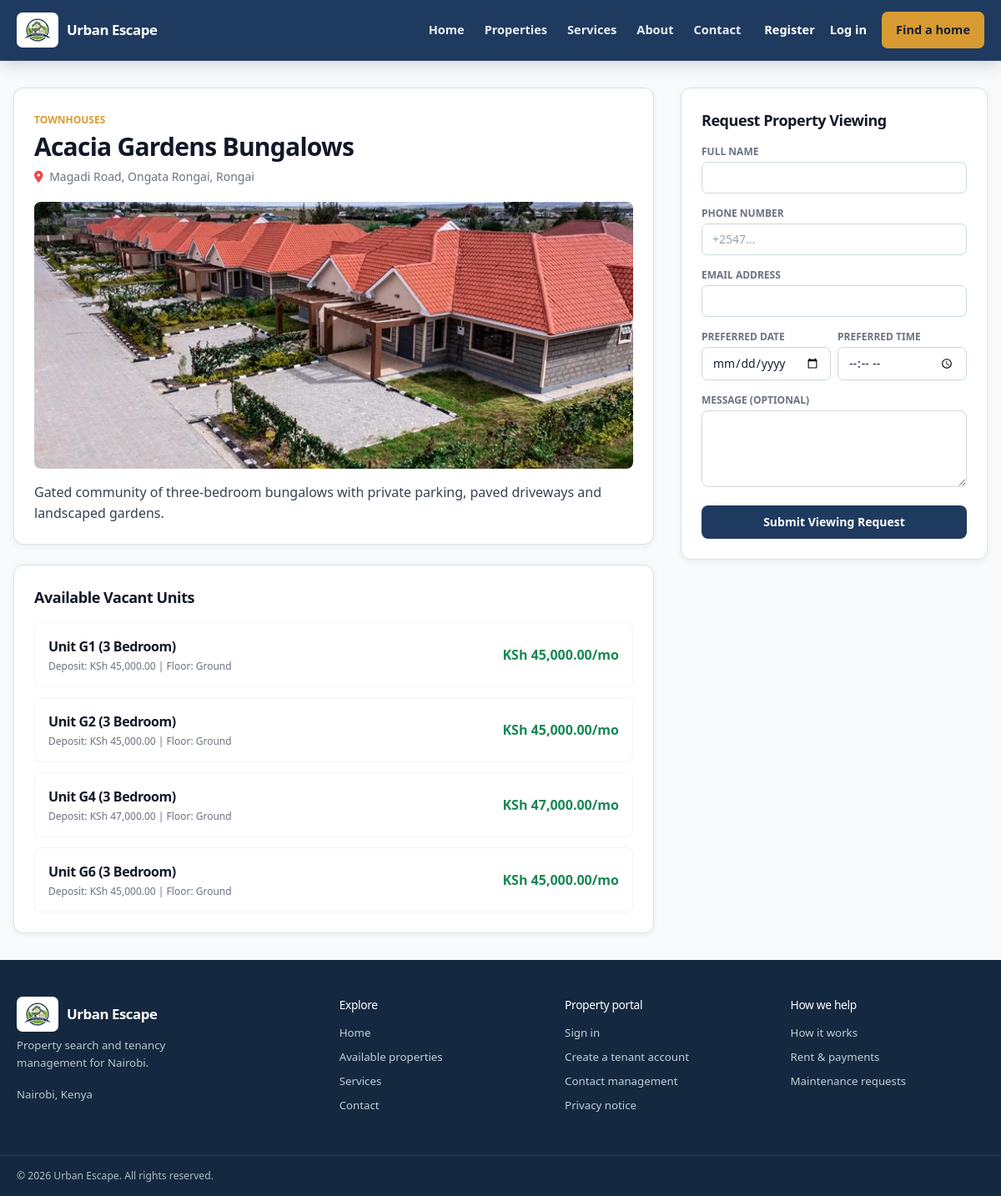
/public/property-details.php?id=3, run on the app's committed database.
### tables this page shows
CREATE TABLE IF NOT EXISTS properties (
    id INT AUTO_INCREMENT PRIMARY KEY,
    landlord_id INT NOT NULL,
    caretaker_id INT NULL,  
    name VARCHAR(150) NOT NULL,
    property_type ENUM('Apartment', 'Flats', 'Bedsitters', 'Maisonettes', 'Townhouses', 'Commercial', 'Student Housing', 'Mixed Use', 'Single Family', 'Other') NOT NULL,
    description TEXT,
    location_id INT NOT NULL,
    physical_address VARCHAR(255) NOT NULL,
    latitude DECIMAL(10, 8) NULL,
    longitude DECIMAL(11, 8) NULL,
    number_of_units INT NOT NULL DEFAULT 0,
    year_built YEAR NULL,
    amenities TEXT,
    status ENUM('Active', 'Under Maintenance', 'Archived') DEFAULT 'Active',
    property_image VARCHAR(255) NULL,
    created_at TIMESTAMP DEFAULT CURRENT_TIMESTAMP,
    updated_at TIMESTAMP DEFAULT CURRENT_TIMESTAMP ON UPDATE CURRENT_TIMESTAMP,
    FOREIGN KEY (landlord_id) REFERENCES landlords(id) ON DELETE RESTRICT,
    FOREIGN KEY (location_id) REFERENCES locations(id) ON DELETE RESTRICT,
    CONSTRAINT fk_properties_caretaker FOREIGN KEY (caretaker_id) REFERENCES users(id) ON DELETE SET NULL
);

CREATE TABLE IF NOT EXISTS locations (
    id INT AUTO_INCREMENT PRIMARY KEY,
    county VARCHAR(100) DEFAULT 'Nairobi',
    sub_county VARCHAR(100) NOT NULL,
    estate VARCHAR(100) NOT NULL,
    created_at TIMESTAMP DEFAULT CURRENT_TIMESTAMP
);

CREATE TABLE IF NOT EXISTS units (
    id INT AUTO_INCREMENT PRIMARY KEY,
    property_id INT NOT NULL,
    unit_number VARCHAR(50) NOT NULL,
    floor VARCHAR(20) DEFAULT 'Ground',
    house_type ENUM('Bedsitter', 'Studio', '1 Bedroom', '2 Bedroom', '3 Bedroom', '4 Bedroom', 'Maisonette', 'Shop', 'Office', 'Other') NOT NULL,
    bedrooms INT DEFAULT 1,
    bathrooms INT DEFAULT 1,
    monthly_rent DECIMAL(12, 2) NOT NULL,
    deposit DECIMAL(12, 2) NOT NULL,
    service_charge DECIMAL(12, 2) DEFAULT 0.00,
    water_billing_method ENUM('Meter Reading', 'Fixed Rate', 'Per Unit', 'Shared') DEFAULT 'Meter Reading',
    electricity_billing_method ENUM('Prepaid', 'Postpaid Sub-Meter', 'Fixed') DEFAULT 'Prepaid',
    status ENUM('Vacant', 'Occupied', 'Reserved', 'Under Maintenance', 'Unavailable') DEFAULT 'Vacant',
    description TEXT,
    created_at TIMESTAMP DEFAULT CURRENT_TIMESTAMP,
    FOREIGN KEY (property_id) REFERENCES properties(id) ON DELETE CASCADE,
    UNIQUE KEY unique_property_unit (property_id, unit_number)
);

### includes/functions.php (called while the page is built, shortened)
<?php
function e($string) {
    return htmlspecialchars($string ?? '', ENT_QUOTES, 'UTF-8');
}
function format_currency($amount) {
    return 'KSh ' . number_format((float)($amount ?? 0), 2, '.', ',');
}

### public/property-details.php (the view, shortened to what this page needs)
<?php
require_once __DIR__ . '/../includes/functions.php';
$db = db();
$property_id = filter_var($_GET['id'] ?? 0, FILTER_VALIDATE_INT, ['options' => ['min_range' => 1]]) ?: 0;
$stmt = $db->prepare("SELECT p.*, l.estate, l.sub_county FROM properties p JOIN locations l ON p.location_id = l.id WHERE p.id = ? AND p.status = 'Active'");
$stmt->execute([$property_id]);
$property = $stmt->fetch();
$units_stmt = $db->prepare("SELECT * FROM units WHERE property_id = ? AND status = 'Vacant'");
$units_stmt->execute([$property_id]);
$units = $units_stmt->fetchAll();
include __DIR__ . '/../includes/header.php';
include __DIR__ . '/../includes/navbar.php';
?>
<div class="flex-1 flex flex-col bg-gray-50">
    <div class="max-w-7xl mx-auto px-4 py-8 w-full grid grid-cols-1 lg:grid-cols-3 gap-8">
        <div class="lg:col-span-2 space-y-6">
            <div class="bg-white p-6 rounded-xl border border-gray-100 shadow-sm">
                <span class="text-xs font-semibold text-accent uppercase"><?php echo e($property['property_type']); ?></span>
                <h1 class="text-3xl font-bold text-gray-900 mt-1"><?php echo e($property['name']); ?></h1>
                <p class="text-sm text-gray-500 mt-2"><i class="fa-solid fa-location-dot mr-1 text-red-500"></i> <?php echo e($property['physical_address'] . ', ' . $property['estate']); ?></p>
                <?php $imagePath = trim((string)($property['property_image'] ?? ''), '/'); $imageFile = $imagePath !== '' ? dirname(__DIR__) . '/' . $imagePath : ''; ?>
                <?php if ($imagePath !== '' && is_file($imageFile)): ?><img class="w-full h-64 sm:h-80 object-cover rounded-lg mt-5" src="<?php echo BASE_URL . '/' . e($imagePath); ?>" alt="Exterior of <?php echo e($property['name']); ?>" fetchpriority="high"><?php else: ?><img class="w-full h-64 sm:h-80 object-cover rounded-lg mt-5" src="<?php echo BASE_URL . '/' . e(sample_property_image($property['id'])); ?>" alt="Photo coming soon for <?php echo e($property['name']); ?>" fetchpriority="high"><?php endif; ?>
                <p class="text-gray-700 mt-4"><?php echo nl2br(e($property['description'])); ?></p>
            </div>
            <div class="bg-white p-6 rounded-xl border border-gray-100 shadow-sm">
                <h3 class="font-bold text-lg text-gray-900 mb-4">Available Vacant Units</h3>
                <div class="space-y-3">
                    <?php if (empty($units)): ?>
                        <p class="text-sm text-gray-500">No vacant units currently available at this property.</p>
                    <?php else: ?>
                        <?php foreach ($units as $u): ?>
                            <div class="border border-gray-100 p-4 rounded-lg flex items-center justify-between">
                                <div>
                                    <h4 class="font-bold text-gray-900">Unit <?php echo e($u['unit_number']); ?> (<?php echo e($u['house_type']); ?>)</h4>
                                    <p class="text-xs text-gray-500 mt-1">Deposit: <?php echo format_currency($u['deposit']); ?> | Floor: <?php echo e($u['floor']); ?></p>
                                </div>
                                <div class="text-right">
                                    <span class="font-bold text-success block"><?php echo format_currency($u['monthly_rent']); ?>/mo</span>
                                </div>
                            </div>
                        <?php endforeach; ?>
                    <?php endif; ?>
                </div>
            </div>
        </div>
        <div>
            <div class="bg-white p-6 rounded-xl border border-gray-100 shadow-sm sticky top-20">
                <h3 class="font-bold text-lg text-gray-900 mb-4">Request Property Viewing</h3>
                <form method="POST" class="space-y-4">
                    <div>
                        <label class="block text-xs font-semibold text-gray-500 uppercase mb-1">Full Name</label>
                        <input type="text" name="visitor_name" required class="w-full px-3 py-2 border border-gray-300 rounded-lg text-sm focus:ring-2 focus:ring-primary outline-none">
                    </div>
                    <div>
                        <label class="block text-xs font-semibold text-gray-500 uppercase mb-1">Phone Number</label>
                        <input type="text" name="visitor_phone" required placeholder="+2547..." class="w-full px-3 py-2 border border-gray-300 rounded-lg text-sm focus:ring-2 focus:ring-primary outline-none">
                    </div>
                    <div>
                        <label class="block text-xs font-semibold text-gray-500 uppercase mb-1">Email Address</label>
                        <input type="email" name="visitor_email" required class="w-full px-3 py-2 border border-gray-300 rounded-lg text-sm focus:ring-2 focus:ring-primary outline-none">
                    </div>
                    <div class="grid grid-cols-2 gap-2">
                        <div>
                            <label class="block text-xs font-semibold text-gray-500 uppercase mb-1">Preferred Date</label>
                            <input type="date" name="preferred_date" required class="w-full px-3 py-2 border border-gray-300 rounded-lg text-sm focus:ring-2 focus:ring-primary outline-none">
                        </div>
                        <div>
                            <label class="block text-xs font-semibold text-gray-500 uppercase mb-1">Preferred Time</label>
                            <input type="time" name="preferred_time" required class="w-full px-3 py-2 border border-gray-300 rounded-lg text-sm focus:ring-2 focus:ring-primary outline-none">
                        </div>
                    </div>
                    <div>
                        <label class="block text-xs font-semibold text-gray-500 uppercase mb-1">Message (Optional)</label>
                        <textarea name="message" rows="3" class="w-full px-3 py-2 border border-gray-300 rounded-lg text-sm focus:ring-2 focus:ring-primary outline-none"></textarea>
                    </div>
                    <button type="submit" class="w-full bg-primary hover:bg-blue-800 text-white font-semibold py-2.5 rounded-lg transition text-sm">
                        Submit Viewing Request
                    </button>
                </form>
            </div>
        </div>
    </div>
</div>
<?php include __DIR__ . '/../includes/footer.php'; ?>

### assets/app.css (style rules this page uses)
:root { --color-primary: #1e3a5f; --color-secondary: #14283f; --color-accent: #d89b32; --color-success: #198754; --color-danger: #dc3545; }
body { font-family: 'Inter', system-ui, -apple-system, BlinkMacSystemFont, "Segoe UI", Roboto, "Helvetica Neue", Arial, sans-serif; background-color: #f8fafc; color: #1e293b; margin: 0; padding: 0; -webkit-font-smoothing: antialiased; }
:root { --site-ink:#172033; --site-muted:#566175; --site-navy:#1e3a5f; --site-blue:#345c82; --site-pale:#eaf2f8; --site-line:#d9e1ea; --site-accent:#d89b32; --site-link:#22566e; }
html { scroll-behavior:smooth; }
:root { --primary: #1e3a5f; --primary-dark: #14283f; --primary-light: #eaf2f8; --secondary: #14283f; --accent: #d89b32; --background: #f4f7fb; --surface-soft: #eef3f8; --surface: #ffffff; --text: #172033; --text-muted: #667085; --border: #d9e1ea; --success: #198754; --warning: #d99a00; --danger: #dc3545; --shadow-sm: 0 2px 8px rgba(15, 23, 42, .06); --shadow-md: 0 8px 25px rgba(15, 23, 42, .08); --radius-sm: 7px; --radius-md: 12px; --radius-lg: 16px; }
html { color-scheme: light; }
body { color:var(--text); background:var(--background); font-family:Inter,system-ui,-apple-system,"Segoe UI",sans-serif; }
body.bg-gray-50,.bg-gray-50 { background-color:var(--background); }
.text-gray-800 { color:var(--text); }
h1,h2,h3,h4 { color:#1c3542; letter-spacing:-.025em; }
p { line-height:1.55; }
a,button,input,select,textarea { -webkit-tap-highlight-color:transparent; }
button { cursor:pointer; transition:background-color .16s ease,color .16s ease,border-color .16s ease,box-shadow .16s ease,transform .16s ease; }
input:not([type="checkbox"]):not([type="radio"]),select,textarea { max-width:100%; border-color:#cbd8dc; border-radius:var(--radius-sm); color:var(--text); }
input::placeholder,textarea::placeholder { color:#8a989e; }
label { color:#435963; }
textarea { min-height:92px; resize:vertical; }
.bg-white.rounded-xl.border,.bg-white.rounded-xl.shadow-sm { border-color:var(--border); box-shadow:var(--shadow-sm); }
.bg-white.rounded-xl.border.shadow-sm { transition:box-shadow .18s ease,border-color .18s ease; }
.text-gray-500 { color:#6b7d86; }

### data on the page
properties: property_type "TOWNHOUSES", name "Acacia Gardens Bungalows", physical_address.estate "Magadi Road, Ongata Rongai, Rongai", property_image (picture), description "Gated community of three-bedroom bungalows with private parking, paved driveways and landscaped gardens."
units: unit_number "G1", house_type "3 Bedroom", deposit "KSh 45,000.00", floor "Ground", monthly_rent "KSh 45,000.00"
units: unit_number "G2", house_type "3 Bedroom", deposit "KSh 45,000.00", floor "Ground", monthly_rent "KSh 45,000.00"
units: unit_number "G4", house_type "3 Bedroom", deposit "KSh 47,000.00", floor "Ground", monthly_rent "KSh 47,000.00"
units: unit_number "G6", house_type "3 Bedroom", deposit "KSh 45,000.00", floor "Ground", monthly_rent "KSh 45,000.00"

### other printed values
APP_NAME "Urban Escape"
